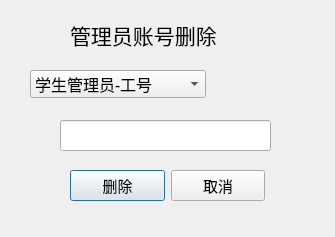
<?xml version="1.0" encoding="UTF-8"?>
<ui version="4.0">
 <class>Dialog_stu_delete</class>
 <widget class="QDialog" name="Dialog_stu_delete">
  <property name="geometry">
   <rect>
    <x>0</x>
    <y>0</y>
    <width>335</width>
    <height>237</height>
   </rect>
  </property>
  <property name="font">
   <font>
    <family>华文楷体</family>
    <pointsize>12</pointsize>
   </font>
  </property>
  <property name="windowTitle">
   <string>Dialog</string>
  </property>
  <widget class="QWidget" name="layoutWidget">
   <property name="geometry">
    <rect>
     <x>70</x>
     <y>170</y>
     <width>195</width>
     <height>31</height>
    </rect>
   </property>
   <layout class="QHBoxLayout" name="horizontalLayout">
    <item>
     <widget class="QPushButton" name="pushButton_2">
      <property name="font">
       <font>
        <family>华文楷体</family>
        <pointsize>11</pointsize>
       </font>
      </property>
      <property name="text">
       <string>删除</string>
      </property>
     </widget>
    </item>
    <item>
     <widget class="QPushButton" name="pushButton">
      <property name="font">
       <font>
        <family>华文楷体</family>
        <pointsize>11</pointsize>
       </font>
      </property>
      <property name="text">
       <string>取消</string>
      </property>
     </widget>
    </item>
   </layout>
  </widget>
  <widget class="QLabel" name="label">
   <property name="geometry">
    <rect>
     <x>70</x>
     <y>20</y>
     <width>201</width>
     <height>30</height>
    </rect>
   </property>
   <property name="font">
    <font>
     <family>华文楷体</family>
     <pointsize>16</pointsize>
    </font>
   </property>
   <property name="text">
    <string>管理员账号删除</string>
   </property>
  </widget>
  <widget class="QLineEdit" name="lineEdit">
   <property name="geometry">
    <rect>
     <x>60</x>
     <y>120</y>
     <width>211</width>
     <height>31</height>
    </rect>
   </property>
  </widget>
  <widget class="QComboBox" name="comboBox">
   <property name="geometry">
    <rect>
     <x>30</x>
     <y>70</y>
     <width>176</width>
     <height>28</height>
    </rect>
   </property>
   <item>
    <property name="text">
     <string>学生管理员-工号</string>
    </property>
   </item>
   <item>
    <property name="text">
     <string>学生管理员-姓名</string>
    </property>
   </item>
   <item>
    <property name="text">
     <string>图书管理员-工号</string>
    </property>
   </item>
   <item>
    <property name="text">
     <string>图书管理员-姓名</string>
    </property>
   </item>
  </widget>
 </widget>
 <resources/>
 <connections/>
</ui>
